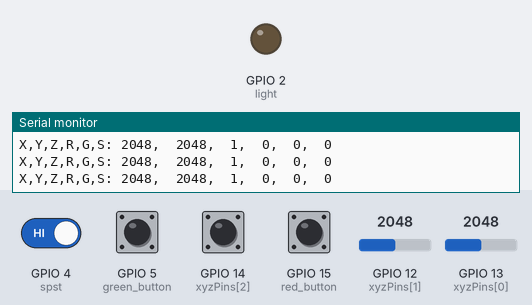
Recording of a sketch running on a simulated ESP32. Parts: output pins drawn as LEDs (lit = HIGH), the last lines printed to the serial monitor. Inputs (shaded band) come from the test bench; at power-on: GPIO 4 (spst), GPIO 5 (green_button), GPIO 14 (xyzPins[2]), GPIO 15 (red_button) HIGH, GPIO 12 (xyzPins[1]) = 2048, GPIO 13 (xyzPins[0]) = 2048.

Above: at 1.2 s.
1.3 s: GPIO 4 (spst) driven LOW
At 2.6 s:
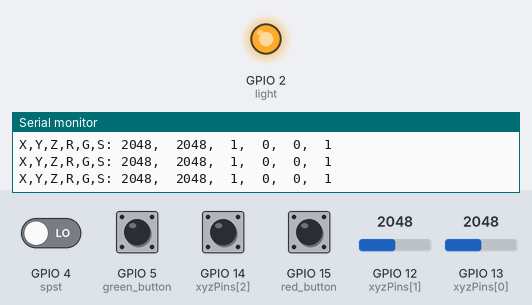
2.9 s: GPIO 4 (spst) driven HIGH
At 4.2 s:
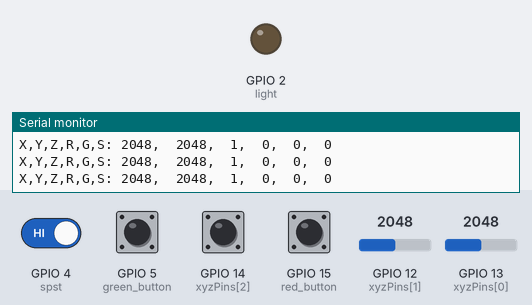
Timing chart, 0 to 5.9 s (numbered marks = the images above; inputs shaded):
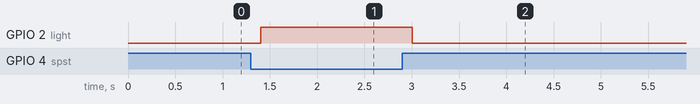

Measured:
- after the input at 1.3 s, GPIO 2 (light): LOW → HIGH after 0.10 s
- after the input at 2.9 s, GPIO 2 (light): HIGH → LOW after 0.11 s

The sketch:

BoatController.ino
```cpp
/**********************************************************************
  Filename    : BoatController
  Description : Reads data from joystick for Processing
  Modification: 2020/02/14
**********************************************************************/

int xyzPins[] = {13, 12, 14};   //x,y,z pins
int red_button = 15;
int green_button = 5;
int spst = 4; //switch
int light = 2;

int red = 0, green = 0;
int switcher = 0;

void setup() {
  Serial.begin(115200);
  pinMode(xyzPins[2], INPUT_PULLUP);  //z axis is a button.
  pinMode(red_button, INPUT);
  pinMode(green_button, INPUT);
  pinMode(spst, INPUT);
  pinMode(light, OUTPUT);
}

void loop() {
//  red = 0;
//  green = 0;

  int xVal = analogRead(xyzPins[0]);
  int yVal = analogRead(xyzPins[1]);
  int zVal = digitalRead(xyzPins[2]);

  red = (digitalRead(red_button) == LOW) ? 1 : 0;
  green = (digitalRead(green_button) == LOW) ? 1 : 0;
  switcher = (digitalRead(spst) == LOW) ? 1 : 0;

  if(switcher == 0) {
    digitalWrite(light, LOW);
  } else {
    digitalWrite(light, HIGH);
  }

  Serial.printf("X,Y,Z,R,G,S: %d,\t%d,\t%d,\t%d,\t%d,\t%d\n", xVal, yVal,
  zVal, red, green, switcher);

  delay(200);
}
```
